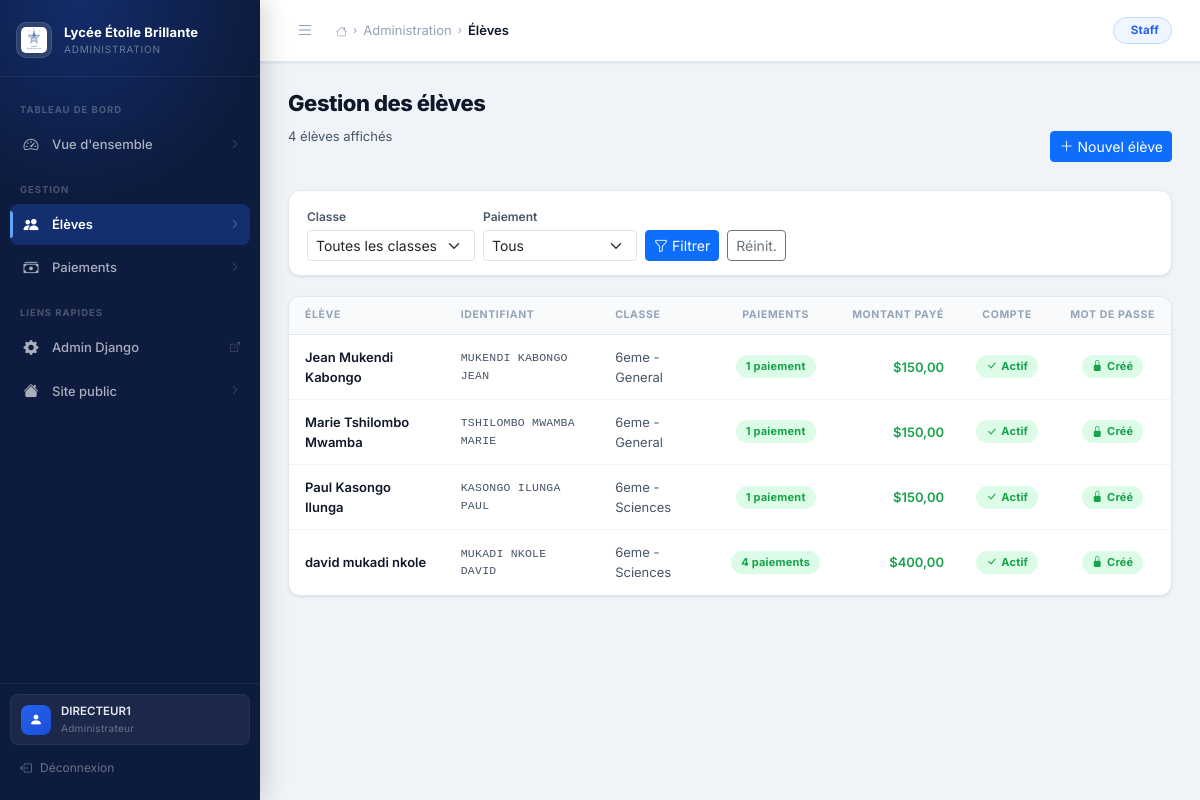
Screenshot of /administration/eleves/ (signed in) with the database file from the repository.
### accounts/models.py (models this page shows, shortened)
class User(AbstractBaseUser, PermissionsMixin):
    identifiant = models.CharField(max_length=50, unique=True)
    is_active = models.BooleanField(default=True)
    is_staff = models.BooleanField(default=False)
    password_created = models.BooleanField(default=False)
    objects = UserManager()
    USERNAME_FIELD = "identifiant"
    REQUIRED_FIELDS = []
    class Meta:
        verbose_name = "utilisateur"
        verbose_name_plural = "utilisateurs"

class Eleve(models.Model):
    user = models.OneToOneField(User, on_delete=models.CASCADE, related_name="eleve")
    nom = models.CharField(max_length=100)
    postnom = models.CharField(max_length=100)
    prenom = models.CharField(max_length=100)
    classe = models.ForeignKey(Classe, on_delete=models.SET_NULL, null=True, blank=True)
    class Meta:
        verbose_name = "élève"
        verbose_name_plural = "élèves"
    @property
    def nom_complet(self):
        return f"{self.prenom} {self.nom} {self.postnom}"

class Classe(models.Model):
    niveau = models.CharField(max_length=100)
    departement = models.CharField(max_length=100)
    class Meta:
        verbose_name = "classe"
        verbose_name_plural = "classes"
    def __str__(self):
        return f"{self.niveau} - {self.departement}"

### admin_panel/views.py (the view)
# urls.py: path("eleves/", views.ElevesAdminView.as_view(), name="eleves"),
@staff_required_dispatch
class ElevesAdminView(View):
    template_name = "admin_panel/eleves.html"
    def get(self, request):
        classe_id = request.GET.get("classe")
        statut_filtre = request.GET.get("statut")
        eleves_qs = Eleve.objects.select_related("user", "classe").prefetch_related("paiements")
        if classe_id:
            eleves_qs = eleves_qs.filter(classe_id=classe_id)
        eleves_data = []
        for eleve in eleves_qs:
            nb_payes = eleve.paiements.filter(statut="paye").count()
            montant_paye = eleve.paiements.filter(statut="paye").aggregate(
                total=Sum("montant")
            )["total"] or 0
            eleves_data.append({
                "eleve": eleve,
                "nb_payes": nb_payes,
                "montant_paye": montant_paye,
                "compte_actif": eleve.user.is_active,
                "mdp_cree": eleve.user.password_created,
            })
        if statut_filtre == "avec_paiement":
            eleves_data = [e for e in eleves_data if e["nb_payes"] > 0]
        elif statut_filtre == "sans_paiement":
            eleves_data = [e for e in eleves_data if e["nb_payes"] == 0]
        classes = Classe.objects.all()
        context = {
            "eleves_data": eleves_data,
            "classes": classes,
            "classe_selectionnee": classe_id,
            "statut_filtre": statut_filtre,
        }
        return render(request, self.template_name, context)

### admin_panel/views.py (called while the page is built)
def staff_required_dispatch(cls):
    original_dispatch = cls.dispatch
    def dispatch(self, request, *args, **kwargs):
        if not request.user.is_authenticated or not request.user.is_staff:
            return redirect(f"/administration/connexion/?next={request.path}")
        return original_dispatch(self, request, *args, **kwargs)
    cls.dispatch = dispatch
    return cls

### templates/admin_panel/eleves.html (shortened to what this page needs)
{% extends "admin_panel/base_admin.html" %}
{% block nav_eleves %}active{% endblock %}
{% block breadcrumb_extra %}
<span class="breadcrumb-sep">›</span>
<span class="breadcrumb-item current">Élèves</span>
{% endblock %}
{% block content %}
<div class="page-header">
    <div class="page-header-left">
        <h1 class="page-title">Gestion des élèves</h1>
        <p class="page-subtitle">{{ eleves_data|length }} élève{{ eleves_data|length|pluralize }} affiché{{ eleves_data|length|pluralize }}</p>
    </div>
    <a href="{% url 'admin:accounts_eleve_add' %}" target="_blank" class="btn btn-sm btn-primary">
        <i class="bi bi-plus-lg me-1"></i>Nouvel élève
    </a>
</div>
<div class="filter-bar">
    <form method="get" class="row g-2 align-items-end">
        <div class="col-12 col-sm-auto">
            <label class="form-label mb-1" style="font-size:12px;font-weight:600;color:#475569;">Classe</label>
            <select name="classe" class="form-select form-select-sm" style="min-width:160px;">
                <option value="">Toutes les classes</option>
            </select>
        </div>
        <div class="col-12 col-sm-auto">
            <label class="form-label mb-1" style="font-size:12px;font-weight:600;color:#475569;">Paiement</label>
            <select name="statut" class="form-select form-select-sm">
                <option value="">Tous</option>
            </select>
        </div>
        <div class="col-12 col-sm-auto">
            <button type="submit" class="btn btn-sm btn-primary"><i class="bi bi-funnel me-1"></i>Filtrer</button>
            <a href="{% url 'admin_panel:eleves' %}" class="btn btn-sm btn-outline-secondary ms-1">Réinit.</a>
        </div>
    </form>
</div>
<div class="admin-card">
    <div style="overflow-x:auto;">
        <table class="admin-table">
            <thead><tr>
                <th>Élève</th>
                <th>Identifiant</th>
                <th>Classe</th>
                <th class="text-center">Paiements</th>
                <th class="text-end">Montant payé</th>
                <th class="text-center">Compte</th>
                <th class="text-center">Mot de passe</th>
            </tr></thead>
            <tbody>
            {% for item in eleves_data %}
            <tr>
                <td class="fw-med">{{ item.eleve.nom_complet }}</td>
                <td class="mono">{{ item.eleve.user.identifiant }}</td>
                <td>{{ item.eleve.classe|default:"—" }}</td>
                <td class="text-center">
                    {% if item.nb_payes > 0 %}
                    <span class="status-badge paye">{{ item.nb_payes }} paiement{{ item.nb_payes|pluralize }}</span>
                    {% else %}
                    <span class="status-badge echec">Aucun</span>
                    {% endif %}
                </td>
                <td class="text-end fw-med" style="{% if item.montant_paye > 0 %}color:#16a34a;{% else %}color:#94a3b8;{% endif %}">
                    {% if item.montant_paye > 0 %}${{ item.montant_paye|floatformat:2 }}{% else %}—{% endif %}
                </td>
                <td class="text-center">
                    {% if item.compte_actif %}
                    <span class="status-badge paye"><i class="bi bi-check-lg"></i>Actif</span>
                    {% else %}
                    <span class="status-badge echec"><i class="bi bi-x-lg"></i>Inactif</span>
                    {% endif %}
                </td>
                <td class="text-center">
                    {% if item.mdp_cree %}
                    <span class="status-badge paye"><i class="bi bi-lock-fill"></i>Créé</span>
                    {% else %}
                    <span class="status-badge attente"><i class="bi bi-lock"></i>En attente</span>
                    {% endif %}
                </td>
            </tr>
            {% empty %}
            <tr><td colspan="7"><div class="empty-state"><i class="bi bi-people"></i><p>Aucun élève trouvé</p></div></td></tr>
            {% endfor %}
            </tbody>
        </table>
    </div>
</div>
{% endblock %}

### templates/admin_panel/base_admin.html (shortened to what this page needs)
{% load static %}
<!DOCTYPE html>
<html lang="fr">
<head>
    <link href="https://cdn.jsdelivr.net/npm/bootstrap@5.3.3/dist/css/bootstrap.min.css" rel="stylesheet">
    <link rel="stylesheet" href="https://cdn.jsdelivr.net/npm/bootstrap-icons@1.11.3/font/bootstrap-icons.min.css">
    <link rel="stylesheet" href="{% static 'css/admin.css' %}">
</head>
<body class="admin-body">
<div class="admin-wrapper">
    <aside class="admin-sidebar" id="adminSidebar">
        <a href="{% url 'admin_panel:index' %}" class="sidebar-header">
            <img src="{% static 'img/logo-ecole.svg' %}" alt="Logo" class="sidebar-logo">
            <div class="sidebar-brand">
                <span class="brand-main">Lycée Étoile Brillante</span>
                <span class="brand-sub">Administration</span>
            </div>
        </a>
        <nav class="sidebar-nav">
            <span class="nav-group-label">Tableau de bord</span>
            <a href="{% url 'admin_panel:index' %}" class="sidebar-link {% block nav_dashboard %}{% endblock %}">
                <i class="bi bi-speedometer2 nav-icon"></i>
                <span>Vue d'ensemble</span>
                <i class="bi bi-chevron-right nav-arrow"></i>
            </a>
            <span class="nav-group-label">Gestion</span>
            <a href="{% url 'admin_panel:eleves' %}" class="sidebar-link {% block nav_eleves %}{% endblock %}">
                <i class="bi bi-people-fill nav-icon"></i>
                <span>Élèves</span>
                <i class="bi bi-chevron-right nav-arrow"></i>
            </a>
            <a href="{% url 'admin_panel:paiements' %}" class="sidebar-link {% block nav_paiements %}{% endblock %}">
                <i class="bi bi-cash-stack nav-icon"></i>
                <span>Paiements</span>
                <i class="bi bi-chevron-right nav-arrow"></i>
            </a>
            <span class="nav-group-label">Liens rapides</span>
            <a href="{% url 'admin:index' %}" class="sidebar-link" target="_blank">
                <i class="bi bi-gear-fill nav-icon"></i>
                <span>Admin Django</span>
                <i class="bi bi-box-arrow-up-right nav-arrow"></i>
            </a>
            <a href="{% url 'home' %}" class="sidebar-link">
                <i class="bi bi-house-fill nav-icon"></i>
                <span>Site public</span>
                <i class="bi bi-chevron-right nav-arrow"></i>
            </a>
        </nav>
        <div class="sidebar-footer">
            <div class="sidebar-user">
                <div class="user-avatar"><i class="bi bi-person-fill"></i></div>
                <div class="user-info">
                    <div class="user-name">{{ request.user.identifiant }}</div>
                    <div class="user-role">Administrateur</div>
                </div>
            </div>
            <form method="post" action="{% url 'accounts:signout' %}">
                <button type="submit" class="sidebar-signout">
                    <i class="bi bi-box-arrow-left"></i>
                    <span class="signout-text">Déconnexion</span>
                </button>
            </form>
        </div>
    </aside>
    <div class="admin-main" id="adminMain">
        <header class="admin-topbar">
            <button class="topbar-toggle" id="sidebarToggle" aria-label="Menu">
                <i class="bi bi-list"></i>
            </button>
            <div class="topbar-breadcrumb">
                <span class="breadcrumb-item"><i class="bi bi-house" style="font-size:11px;"></i></span>
                <span class="breadcrumb-sep">›</span>
                <span class="breadcrumb-item">Administration</span>
                {% block breadcrumb_extra %}{% endblock %}
            </div>
            <div class="topbar-right">
                <div class="topbar-badge">
                     Staff
                </div>
            </div>
        </header>
        <main class="admin-content">
            {% block content %}{% endblock %}
        </main>
    </div>
</div>
</body>
</html>

### rows the page displays
User: user.identifiant "DIRECTEUR1"
Eleve: eleve.nom_complet "Jean Mukendi Kabongo", eleve.user.identifiant "MUKENDI KABONGO JEAN", eleve.classe "6eme - General", nb_payes "1", montant_paye "150,00"
Eleve: eleve.nom_complet "Marie Tshilombo Mwamba", eleve.user.identifiant "TSHILOMBO MWAMBA MARIE", eleve.classe "6eme - General", nb_payes "1", montant_paye "150,00"
Eleve: eleve.nom_complet "Paul Kasongo Ilunga", eleve.user.identifiant "KASONGO ILUNGA PAUL", eleve.classe "6eme - Sciences", nb_payes "1", montant_paye "150,00"
Eleve: eleve.nom_complet "david mukadi nkole", eleve.user.identifiant "MUKADI NKOLE DAVID", eleve.classe "6eme - Sciences", nb_payes "4", montant_paye "400,00"

### other values shown
{{ eleves_data|length }} "4"
